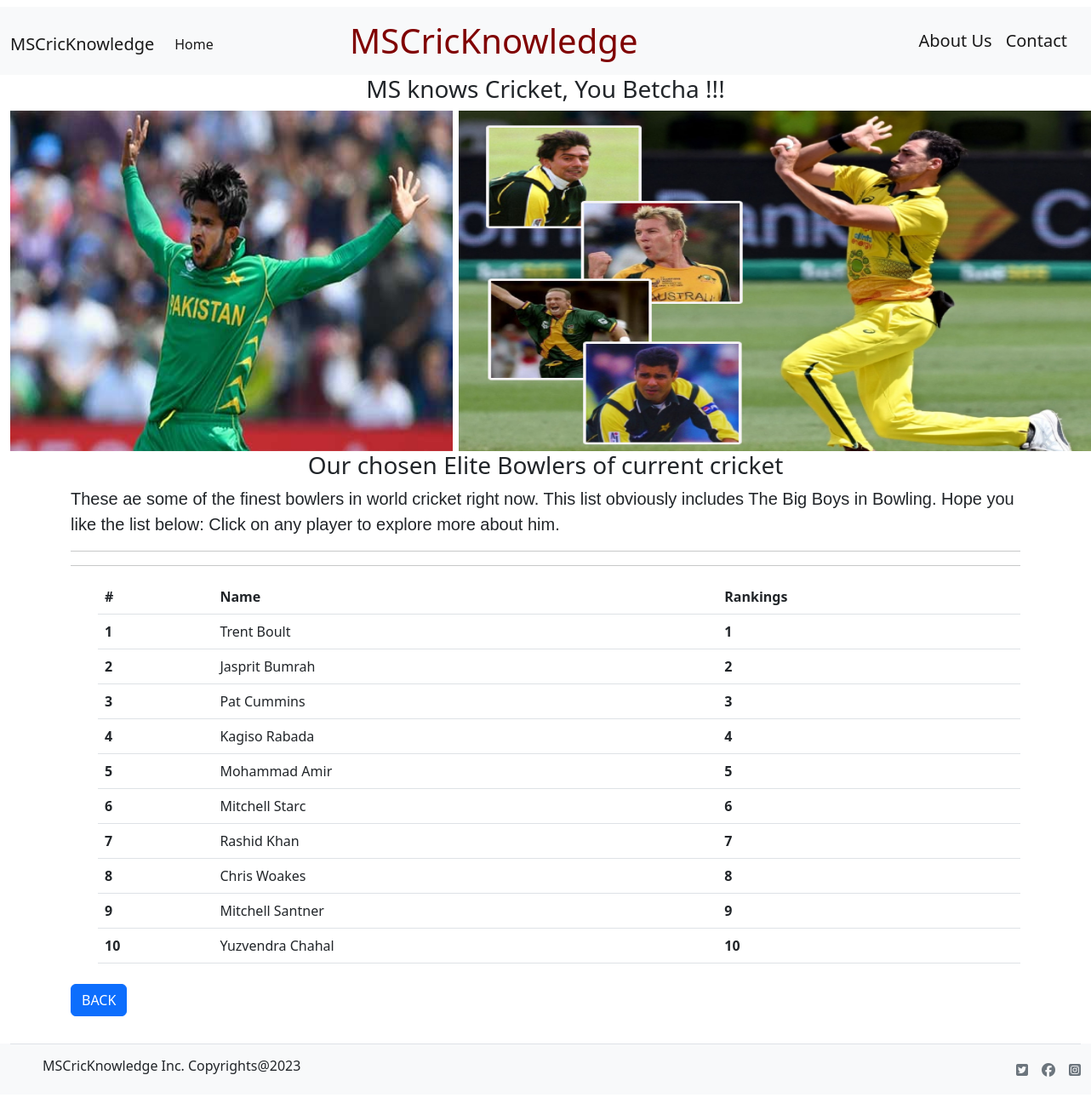
The app's page /statsEliteBowlers with its own data.
### tables this page shows
CREATE TABLE "elite_bowlers" (
	"id"	INTEGER NOT NULL,
	"name"	TEXT NOT NULL,
	"country"	TEXT,
	"matches"	INTEGER,
	"innings"	INTEGER,
	"wickets"	INTEGER,
	"average"	REAL,
	"econ"	INTEGER,
	"sr"	REAL,
	"best_figure"	TEXT,
	"ranking"	INTEGER,
	"five_wkt_hauls"	INTEGER,
	PRIMARY KEY("id" AUTOINCREMENT)
);

### main.py (the view)
@app.route('/statsEliteBowlers')
def statsEBo():
    stats = load_eliteBowlers()
    if not stats:
        return 'Not Found', 404
    else:
        return render_template('statsEBo.html', stats=stats)

### main.py (called while the page is built)
def load_eliteBowlers():
    with engine.connect() as conn:
        statsEBo = conn.execute('SELECT * FROM elite_bowlers')
        stats_dict = []
        for stat in statsEBo.all():
            stats_dict.append(dict(stat))
        return stats_dict

### templates/statsEBo.html (shortened to what this page needs)
{% extends 'base.html' %}
{% block body %}
<div class="container-fluid">
    <div class="row">
        <div class="col-4">
            <img class="img-responsive player-pics1" src="../static/media/eliteBowlers1.jpg" alt="Bowlers">
        </div>
        <div class="col-8">
            <img class="img-responsive player-pics2" src="../static/media/eliteBowlers2.jpg" alt="Bowlers">
        </div>
    </div>
    <h3 class="text-center">Our chosen Elite Bowlers of current cricket</h3>
</div>
<div class="container">
    <p class="lead">These ae some of the finest bowlers in world cricket right now. This list obviously includes The Big Boys in Bowling. Hope you like the list below: Click on any player to explore more about him.</p>
    <hr>
    <hr>
    <ul>
        <table class="table">
            <thead>
                <tr>
                    <th scope="col">#</th>
                    <th scope="col">Name</th>
                    <th scope="col">Rankings</th>
                </tr>
            </thead>
            {% for player in stats %}
            <tbody>
                <tr>
                    <th scope="row">{{ loop.index }}</th>
                    <td><a class="navbar-brand" href="/statsEliteBowlers/{{player.id}}">{{ player.name }}</a></td>
                    <td><b>{{ player.ranking }}</b></td>
                </tr>
            </tbody>
            {% endfor %}
        </table>
    </ul>
    <div class="conatiner">
        <a href="/" type="button" class="btn btn-primary my-2" >BACK</a>
    </div>
</div>
{% endblock %}

### static/css/style.css (style rules this page uses)
body { color: #ebf1f7; }
p { font-family: helvetica; font-weight: 400; }
.player-pics1 { width: 520px; height: 400px; }
.player-pics2 { width: 760px; height: 400px; margin-left: 100px; }

### records on screen
elite_bowlers: name "Trent Boult", ranking "1"
elite_bowlers: name "Jasprit Bumrah", ranking "2"
elite_bowlers: name "Pat Cummins", ranking "3"
elite_bowlers: name "Kagiso Rabada", ranking "4"
elite_bowlers: name "Mohammad Amir", ranking "5"
elite_bowlers: name "Mitchell Starc", ranking "6"
elite_bowlers: name "Rashid Khan", ranking "7"
elite_bowlers: name "Chris Woakes", ranking "8"
elite_bowlers: name "Mitchell Santner", ranking "9"
elite_bowlers: name "Yuzvendra Chahal", ranking "10"
